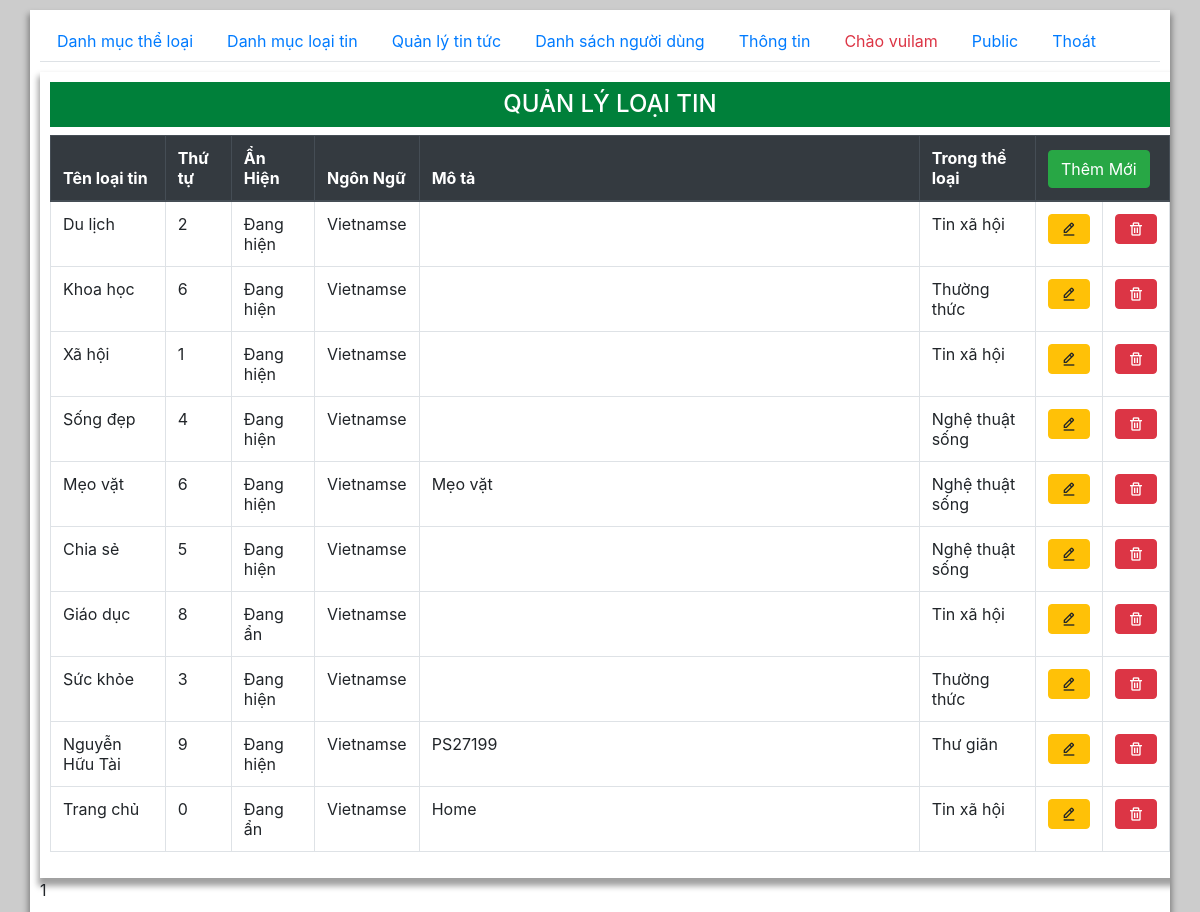
/admin/index.php?page=loaitin (signed in), run on the app's committed database.
### tables this page shows
CREATE TABLE `loaitin` (
  `idLT` int(11) NOT NULL,
  `lang` char(2) DEFAULT 'vi',
  `Ten` varchar(100) NOT NULL DEFAULT '',
  `slug` varchar(100) NOT NULL,
  `ThuTu` tinyint(11) DEFAULT 0,
  `AnHien` tinyint(1) DEFAULT 1,
  `MoTa` varchar(4000) NOT NULL,
  `idTL` int(11) NOT NULL DEFAULT 1
);

CREATE TABLE `theloai` (
  `idTL` int(11) NOT NULL,
  `lang` char(2) DEFAULT 'vi',
  `TenTL` varchar(255) NOT NULL DEFAULT '',
  `ThuTu` int(11) DEFAULT 0,
  `AnHien` tinyint(1) DEFAULT 1
);

### functions.php (called while the page is built, shortened)
<?php
  function executeResult($sql)  {
    $conn= new mysqli(DB_HOST,DB_USERNAME,DB_PASSWORD,DB_NAME);
    mysqli_set_charset($conn, "utf8");
    $result=mysqli_query($conn,$sql);
    $data=[];
    if($result!=null){
        while ($row=mysqli_fetch_assoc($result)) {
            $data[]=$row;
        }
    }
    return $data;
  }
?>

### admin/loaitin.php (the view, shortened to what this page needs)
<?php
require_once "../functions.php";
$sql="SELECT loaitin.*,theloai.TenTL FROM loaitin LEFT JOIN theloai on loaitin.idTL = theloai.idTL";
$result=executeResult($sql);
?>
<div class="container">
    <h2 class="py-2 text-center h4 ">QUẢN LÝ LOẠI TIN</h2>
    <table class="table table-hover table-bordered">
    <thead  class="thead-dark" >
        <tr>
            <th>Tên loại tin</th>
            <th>Thứ tự </th>
            <th>Ẩn Hiện</th>
            <th>Ngôn Ngữ</th>
            <th width="500">Mô tả</th>
            <th>Trong thể loại</th>
            <th colspan="2">
            <a class="btn btn-success" href="./loaitin_them_sua.php">Thêm Mới</a>
            </th>
        </tr>
    </thead>
    <tbody>
    <?php
        foreach ($result as $item) {
            if($item['lang']=='vi') $lang='Vietnamse'; else $lang='English';
            $anHien= $item['AnHien']?"Đang hiện":'Đang ẩn';
            echo "<tr>
                <td>$item[Ten]</td>
                <td>$item[ThuTu]</td>
                <td>$anHien</td>
                <td>$lang</td>
                <td>$item[MoTa]</td>
                <td>$item[TenTL]</td>
                <td style='width:60px'><a href='./loaitin_them_sua.php?idLT=$item[idLT]'><button class='btn btn-warning'><i class='bx bx-edit-alt'></i></button></a></td>
                <td style='width:60px'><button class='btn btn-danger' onclick='deleteLT($item[idLT])'><i class='bx bx-trash'></i></button></td>
            </tr>";
        }
    ?>
    </tbody>
</table>
</div>

### admin/index.php (shortened to what this page needs)
<?php
require_once "../functions.php";
$page = $_GET['page'] ?? "theloai";
?>
<html>
<head>
   <link href='https://unpkg.com/boxicons@2.0.9/css/boxicons.min.css' rel='stylesheet'>
   <link rel="stylesheet" href="https://maxcdn.bootstrapcdn.com/bootstrap/4.4.1/css/bootstrap.min.css">
   <link rel="stylesheet" href="./main.css">
</head>
<body>
   <div class="container">
   <?php require_once "menu.php";?>
   <div class="tab-content">
      <div class="tab-pane active" id="">
         <?= require_once "$page.php" ?>
      </div>
   </div>
   </div>
</body>
</html>

### admin/menu.php
<ul class="nav nav-tabs">
    <li class="nav-item">
    <a class="nav-link <?php if($page=='theloai') echo 'active'  ?>  " data-toggle="tab" href="index.php?page=theloai">Danh mục thể loại</a>
    </li>
    <li class="nav-item">
    <a class="nav-link"  <?php if($page=='loaitin') echo 'active'  ?>  data-toggle="tab" href="index.php?page=loaitin">Danh mục loại tin</a>
    </li>
    <li class="nav-item">
    <a class="nav-link" <?php if($page=='tin') echo 'active'  ?>  data-toggle="tab" href="index.php?page=tin">Quản lý tin tức </a>
    </li>
    <li class="nav-item">
    <a class="nav-link" <?php if($page=='user') echo 'active'  ?>  data-toggle="tab" href="index.php?page=user">Danh sách người dùng </a>
    </li>
    <li class="nav-item">
    <a class="nav-link" <?php if($page=='thongtin') echo 'active'  ?>  data-toggle="tab" href="index.php?page=thongtin">Thông tin </a>
    </li>
    <li class="nav-item">
        <a class="nav-link text-danger" href="#">Chào <?=$_SESSION['un']?></a>
    </li>
    <li class="nav-item">
        <a class="nav-link" href="../" target="public">Public</a>
    </li>
    <li class="nav-item">
    <a class="nav-link" data-toggle="tab" href="thoat.php">Thoát </a>
    </li>
</ul>

### admin/main.css (style rules this page uses)
body { width: 100%; min-height:100vh; background: #ccc; }
.container { margin: auto; margin-top: 10px; width: 1200px; padding: 10px; overflow: hidden; background: #fff; box-shadow: 0 6px 6px 2px rgba(0, 0, 0, 0.372) ; }
.container h2 { background: rgb(0, 128, 58); color: #fff; }
button { border: 1px double #333; border-radius: 3px; outline: none; }

### data on the page
loaitin: Ten "Du lịch", ThuTu "2", AnHien "Đang hiện", lang "Vietnamse", theloai.TenTL "Tin xã hội"
loaitin: Ten "Khoa học", ThuTu "6", AnHien "Đang hiện", lang "Vietnamse", theloai.TenTL "Thường thức"
loaitin: Ten "Xã hội", ThuTu "1", AnHien "Đang hiện", lang "Vietnamse", theloai.TenTL "Tin xã hội"
loaitin: Ten "Sống đẹp", ThuTu "4", AnHien "Đang hiện", lang "Vietnamse", theloai.TenTL "Nghệ thuật sống"
loaitin: Ten "Mẹo vặt", ThuTu "6", AnHien "Đang hiện", lang "Vietnamse", MoTa "Mẹo vặt", theloai.TenTL "Nghệ thuật sống"
loaitin: Ten "Chia sẻ", ThuTu "5", AnHien "Đang hiện", lang "Vietnamse", theloai.TenTL "Nghệ thuật sống"
loaitin: Ten "Giáo dục", ThuTu "8", AnHien "Đang ẩn", lang "Vietnamse", theloai.TenTL "Tin xã hội"
loaitin: Ten "Sức khỏe", ThuTu "3", AnHien "Đang hiện", lang "Vietnamse", theloai.TenTL "Thường thức"
loaitin: Ten "Nguyễn Hữu Tài", ThuTu "9", AnHien "Đang hiện", lang "Vietnamse", MoTa "PS27199", theloai.TenTL "Thư giãn"
loaitin: Ten "Trang chủ", ThuTu "0", AnHien "Đang ẩn", lang "Vietnamse", MoTa "Home", theloai.TenTL "Tin xã hội"

### other printed values
$_SESSION['un'] "vuilam"
require_once "$page.php" "1"
